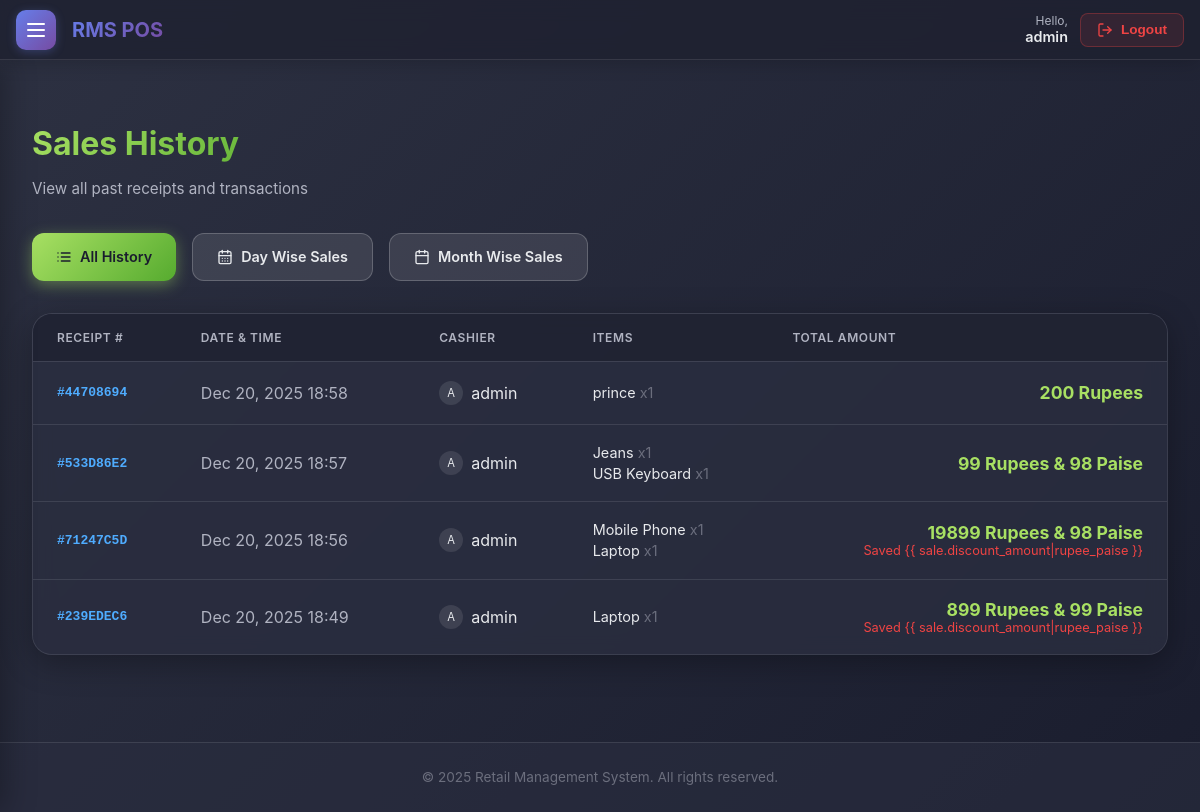
The page /pos/sales/ (signed in) on the database as committed earlier.
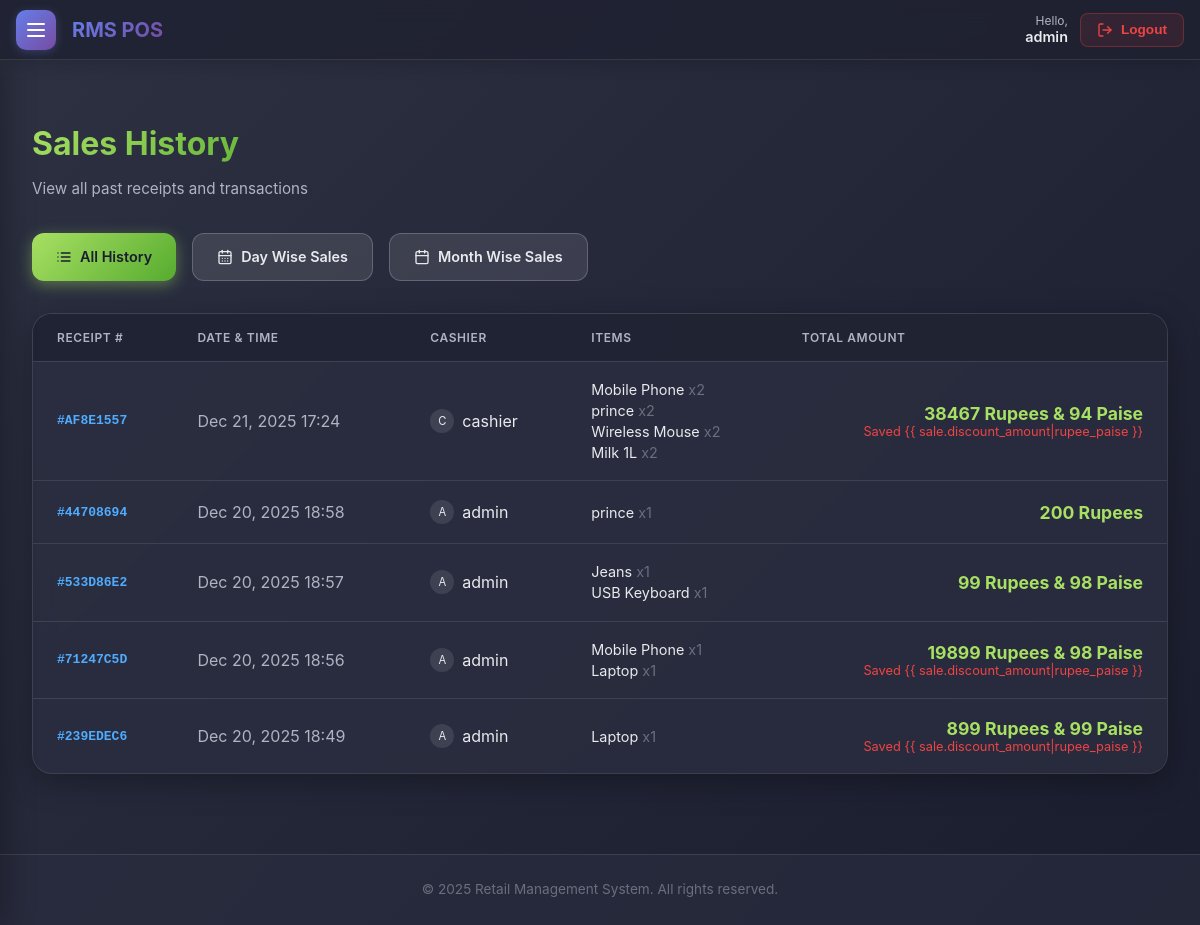
The same page on the database as committed later.
### rms_pos/accounts/models.py (models this page shows, shortened)
class User(AbstractUser):
    ROLE_CHOICES = (
        ('admin', 'Admin'),
        ('manager', 'Inventory Manager'),
        ('cashier', 'Cashier'),
    )
    role = models.CharField(max_length=20, choices=ROLE_CHOICES, default='cashier')
    created_by = models.ForeignKey('self', on_delete=models.SET_NULL, null=True, blank=True, related_name='created_users')
    created_at = models.DateTimeField(auto_now_add=True, null=True)
    def can_manage_users(self):
        return self.role in ('admin', 'manager')

### rms_pos/pos/models.py (models this page shows, shortened)
class Sale(models.Model):
    PAYMENT_CHOICES = (
        ('cash', 'Cash'),
        ('card', 'Card'),
        ('upi', 'UPI'),
    )
    cashier = models.ForeignKey(settings.AUTH_USER_MODEL, on_delete=models.SET_NULL, null=True, related_name='sales')
    total_amount = models.DecimalField(max_digits=10, decimal_places=2)
    tax_amount = models.DecimalField(max_digits=10, decimal_places=2, default=0)
    discount_amount = models.DecimalField(max_digits=10, decimal_places=2, default=0)
    created_at = models.DateTimeField(auto_now_add=True)
    receipt_number = models.CharField(max_length=50, unique=True, blank=True)
    payment_method = models.CharField(max_length=10, choices=PAYMENT_CHOICES, default='cash')
    cash_received = models.DecimalField(max_digits=10, decimal_places=2, null=True, blank=True)
    change_amount = models.DecimalField(max_digits=10, decimal_places=2, null=True, blank=True)
    customer_name = models.CharField(max_length=200, blank=True)
    customer_mobile = models.CharField(max_length=15, blank=True)
    is_completed = models.BooleanField(default=False)

class SaleItem(models.Model):
    sale = models.ForeignKey(Sale, on_delete=models.CASCADE, related_name='items')
    product = models.ForeignKey(Product, on_delete=models.SET_NULL, null=True)
    quantity = models.IntegerField(default=1)
    price_at_sale = models.DecimalField(max_digits=10, decimal_places=2)
    subtotal = models.DecimalField(max_digits=10, decimal_places=2)

### rms_pos/inventory/models.py (models this page shows, shortened)
class Product(models.Model):
    name = models.CharField(max_length=200)
    category = models.ForeignKey(Category, on_delete=models.CASCADE, related_name='products')
    barcode = models.CharField(max_length=100, unique=True)
    price = models.DecimalField(max_digits=10, decimal_places=2)
    discount_percentage = models.DecimalField(max_digits=5, decimal_places=2, default=0, help_text="Discount percentage (0-100)")
    cost = models.DecimalField(max_digits=10, decimal_places=2, help_text="Cost price per unit")
    stock_quantity = models.IntegerField(default=0)
    image = models.ImageField(upload_to='products/', blank=True, null=True)
    created_at = models.DateTimeField(auto_now_add=True)
    updated_at = models.DateTimeField(auto_now=True)

### rms_pos/pos/views.py (the view)
# urls.py: path('sales/', views.sales_list, name='sales_list'),
@login_required
def sales_list(request):
    sales = Sale.objects.filter(is_completed=True).prefetch_related('items__product').select_related('cashier').order_by('-created_at')
    view_type = request.GET.get('view', 'all')
    date_input = request.GET.get('date')
    month_input = request.GET.get('month')
    if view_type == 'daily' and date_input:
        sales = sales.filter(created_at__date=date_input)
    elif view_type == 'monthly' and month_input:
        year, month = month_input.split('-')
        sales = sales.filter(created_at__year=year, created_at__month=month)
    total_sales = sales.aggregate(total=Sum('total_amount'))['total'] or 0
    return render(request, 'pos/sales_list.html', {
        'sales': sales,
        'view_type': view_type,
        'selected_date': date_input,
        'selected_month': month_input,
        'total_sales': total_sales
    })

### rms_pos/templates/pos/sales_list.html (shortened to what this page needs)
﻿{% extends 'base.html' %}
{% load currency_tags %}
{% block content %}
<div class="page-header">
    <div>
        <h1 class="page-title">Sales History</h1>
        <p class="page-subtitle">View all past receipts and transactions</p>
    </div>
</div>
<div class="view-filters">
    <a href="?view=all" class="btn {% if view_type == 'all' %}btn-primary{% else %}btn-secondary{% endif %}"
        style="display:inline-flex; align-items:center;">
         All History
    </a>
    <a href="?view=daily" class="btn {% if view_type == 'daily' %}btn-primary{% else %}btn-secondary{% endif %}"
        style="display:inline-flex; align-items:center;">
         Day Wise Sales
    </a>
    <a href="?view=monthly" class="btn {% if view_type == 'monthly' %}btn-primary{% else %}btn-secondary{% endif %}"
        style="display:inline-flex; align-items:center;">
         Month Wise Sales
    </a>
</div>
{% if view_type == 'daily' %}
<div class="print-header">
    <div class="store-name">RMS Point of Sale</div>
    <h1>Daily Sales Report</h1>
    <div class="report-date">Date: {{ selected_date|default:"All Dates" }}</div>
    <div class="print-timestamp">Generated on: <span id="daily-print-time"></span></div>
</div>
<div class="card mb-4" style="margin-bottom: 2rem; border-color: rgba(168, 224, 99, 0.3);">
    <div class="card-body">
        <div style="display: flex; justify-content: space-between; align-items: center; flex-wrap: wrap; gap: 1rem;">
            <form method="GET" style="display: flex; align-items: center; gap: 1rem; flex: 1;">
                <input type="hidden" name="view" value="daily">
                <div>
                    <label style="margin-bottom: 0.5rem;">Select Date</label>
                    <input type="date" name="date" value="{{ selected_date|default:'' }}" onchange="this.form.submit()"
                        class="form-control" style="max-width: 250px;">
                </div>
            </form>
            <button class="print-btn" onclick="printDailyReport()">
                <svg xmlns="http://www.w3.org/2000/svg" viewBox="0 0 24 24" fill="none" stroke="currentColor"
                    stroke-width="2" stroke-linecap="round" stroke-linejoin="round">
                    <polyline points="6 9 6 2 18 2 18 9"></polyline>
                    <path d="M6 18H4a2 2 0 0 1-2-2v-5a2 2 0 0 1 2-2h16a2 2 0 0 1 2 2v5a2 2 0 0 1-2 2h-2"></path>
                    <rect x="6" y="14" width="12" height="8"></rect>
                </svg>
                Print Daily Report
            </button>
            <div class="stat-card"
                style="padding: 1rem 2rem; min-width: 250px; text-align: right; background: rgba(168, 224, 99, 0.1);">
                <div
                    style="font-size: 0.9rem; color: var(--text-secondary); text-transform: uppercase; letter-spacing: 1px;">
                    Total Daily Sales</div>
                <div class="amount-display" style="font-size: 2rem;">{{ total_sales|rupee_paise }}</div>
            </div>
        </div>
    </div>
</div>
<div class="card">
    <div class="card-header">
        <h3 style="font-size: 1.1rem; font-weight: 600; color: var(--text-primary);">Daily Sales Report</h3>
    </div>
    <div class="card-body" style="padding: 0;">
        <div class="table-responsive">
            <table>
                <thead>
                    <tr>
                        <th>Receipt #</th>
                        <th>Time</th>
                        <th>Cashier</th>
                        <th>Items</th>
                        <th>Amount</th>
                    </tr>
                </thead>
                <tbody>
                    {% for sale in sales %}
                    <tr>
                        <td><span class="receipt-id">#{{ sale.receipt_number|default:sale.id }}</span></td>
                        <td style="color: #b0b3c1;">{{ sale.created_at|date:"H:i" }}</td>
                        <td>
                            <div style="display: flex; align-items: center; gap: 0.5rem;">
                                <div class="cashier-avatar">{{ sale.cashier.username|slice:":1"|upper }}</div>
                                {{ sale.cashier.username }}
                            </div>
                        </td>
                        <td>
                            <div style="display: flex; flex-direction: column; gap: 0.25rem;">
                                {% for item in sale.items.all %}
                                <div style="font-size: 0.9rem;">
                                    <span style="color: var(--text-primary);">{{ item.product.name }}</span>
                                    <span style="color: var(--text-muted);">x{{ item.quantity }}</span>
                                </div>
                                {% endfor %}
                            </div>
                        </td>
                        <td class="amount-display">{{ sale.total_amount|rupee_paise }}</td>
                    </tr>
                    {% empty %}
                    <tr>
                        <td colspan="5" style="text-align: center; padding: 3rem; color: #6b6e7d;">
                            No sales found for this date.
                        </td>
                    </tr>
                    {% endfor %}
                </tbody>
            </table>
        </div>
    </div>
</div>
<div class="print-summary">
    <div class="summary-row">
        <span>Total Transactions:</span>
        <span>{{ sales|length }}</span>
    </div>
    <div class="summary-row summary-total">
        <span>Total Sales:</span>
        <span>{{ total_sales|rupee_paise }}</span>
    </div>
</div>
{% else %}
<div class="card">
    <div class="card-body" style="padding: 0;">
        <div class="table-responsive">
            <table>
                <thead>
                    <tr>
                        <th>Receipt #</th>
                        <th>Date & Time</th>
                        <th>Cashier</th>
                        <th>Items</th>
                        <th>Total Amount</th>
                    </tr>
                </thead>
                <tbody>
                    {% for sale in sales %}
                    <tr>
                        <td>
                            <span class="receipt-id">#{{ sale.receipt_number|default:sale.id }}</span>
                        </td>
                        <td style="color: #b0b3c1;">
                            {{ sale.created_at|date:"M d, Y H:i" }}
                        </td>
                        <td>
                            <div style="display: flex; align-items: center; gap: 0.5rem;">
                                <div class="cashier-avatar">
                                    {{ sale.cashier.username|slice:":1"|upper }}
                                </div>
                                {{ sale.cashier.username }}
                            </div>
                        </td>
                        <td>
                            <div style="display: flex; flex-direction: column; gap: 0.25rem;">
                                {% for item in sale.items.all %}
                                <div style="font-size: 0.9rem;">
                                    <span style="color: var(--text-primary);">{{ item.product.name }}</span>
                                    <span style="color: var(--text-muted);">x{{ item.quantity }}</span>
                                </div>
                                {% endfor %}
                            </div>
                        </td>
                        <td>
                            <div style="display: flex; flex-direction: column; align-items: flex-end;">
                                <span class="amount-display">{{ sale.total_amount|rupee_paise }}</span>
                                {% if sale.discount_amount > 0 %}
                                <span style="font-size: 0.8rem; color: #ef4444;">Saved {{
                                    sale.discount_amount|rupee_paise }}</span>
                                {% endif %}
                            </div>
                        </td>
                    </tr>
                    {% empty %}
                    <tr>
                        <td colspan="5" style="text-align: center; padding: 3rem; color: #6b6e7d;">
                            No sales found yet.
                        </td>
                    </tr>
                    {% endfor %}
                </tbody>
            </table>
        </div>
    </div>
</div>
{% endif %}
{% endblock %}

### rms_pos/templates/base.html (shortened to what this page needs)
{% load static %}
<!DOCTYPE html>
<html lang="en">
<head>
    <link href="{% static 'css/styles.css' %}" rel="stylesheet">
    <link href="{% static 'css/purple_theme.css' %}" rel="stylesheet">
</head>
<body>
    {% if user.is_authenticated %}
    <header class="top-navbar">
        <div class="navbar-left">
            <button class="menu-toggle" id="menuToggle" aria-label="Toggle menu">
                <span></span>
                <span></span>
                <span></span>
            </button>
            <div class="navbar-brand">RMS POS</div>
        </div>
        <div class="navbar-right">
            <div class="navbar-user">
                <div class="navbar-greeting">
                    <span class="navbar-greeting-text">Hello,</span>
                    <span class="navbar-username">{{ user.username }}</span>
                </div>
                <form method="post" action="{% url 'logout' %}" style="margin: 0;">
                    <button type="submit" class="navbar-logout-btn">
                        <span>Logout</span>
                    </button>
                </form>
            </div>
        </div>
    </header>
    {% endif %}
    <main class="container" style="padding-top: 2rem; padding-bottom: 2rem; min-height: calc(100vh - 12rem);">
        {% block content %}{% endblock %}
    </main>
    <footer>
        <div class="container">
            <p class="footer-text">&copy; {% now "Y" %} Retail Management System. All rights reserved.</p>
        </div>
    </footer>
</body>
</html>

Rows that differ between the two databases and show on the page:
added Sale: receipt_number "AF8E1557", created_at "Dec 21, 2025 17:24", cashier.username "C", cashier.username "cashier", total_amount "38467 Rupees & 94 Paise", shows "Saved {{ sale.discount_amount|rupee_paise }}"
added SaleItem: product.name "Mobile Phone", quantity "2", shown under "AF8E1557"
added SaleItem: product.name "prince", quantity "2", shown under "AF8E1557"
added SaleItem: product.name "Wireless Mouse", quantity "2", shown under "AF8E1557"
added SaleItem: product.name "Milk 1L", quantity "2", shown under "AF8E1557"
